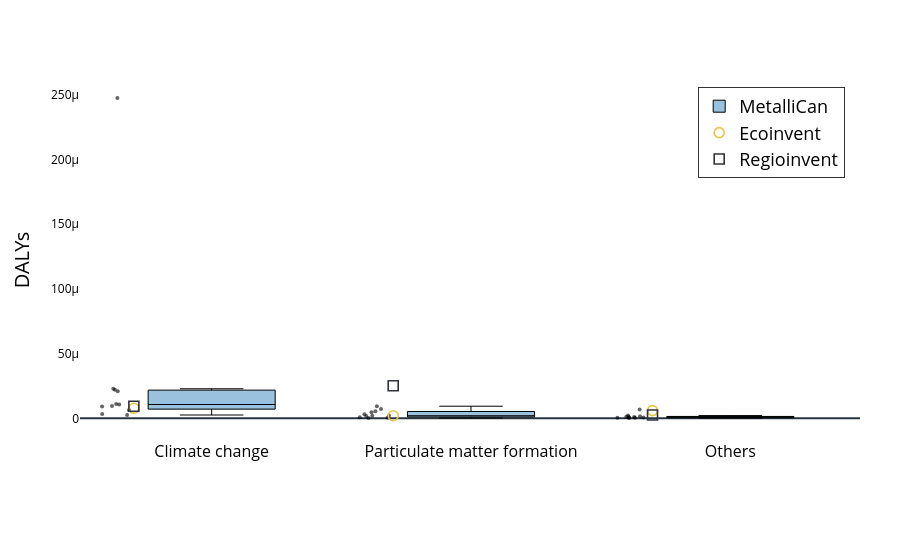

Notebook code cell kept with this figure:
### Code cell
plot_lcia_boxes_for_reference_product(
    df_hh,
    reference_product="Cu concentrate",
    yaxis_label="DALYs",
    title="Human health – Cu concentrate",
    output_html="results/Damages/boxplot_hh_cu.html"
)

### Figure 1 — Plotly figure (JSON) as saved in the notebook; plotly's stock layout.template omitted (floating-point values rounded to 4 significant figures)
{"data": [{"boxpoints": "all", "fillcolor": "rgba(31,119,180,0.45)", "hoverinfo": "text+y", "hovertext": ["Copper Mountain", "Copper Mountain", "Copper Mountain", "Gibraltar (Cu)", "Gibraltar (Cu)", "Gibraltar (Cu)", "Goldex (Cu)", "Goldex (Cu)", "Goldex (Cu)", "Highland Valley (Cu)", "Highland Valley (Cu)", "Highland Valley (Cu)", "Kidd Creek", "Kidd Creek", "Kidd Creek", "LaRonde (Cu)", "LaRonde (Cu)", "LaRonde (Cu)", "Mount Milligan", "Mount Milligan", "Mount Milligan", "Mount Polley", "Mount Polley", "Mount Polley", "New Afton", "New Afton", "New Afton", "Red Chris", "Red Chris", "Red Chris", "Snow Lake (Cu)", "Snow Lake (Cu)", "Snow Lake (Cu)"], "jitter": 0.35, "line": {"color": "black", "width": 1}, "marker": {"opacity": 0.6, "size": 4}, "name": "MetalliCan", "x": [0, 2, 1, 0, 2, 1, 0, 2, 1, 0, 2, 1, 0, 2, 1, 0, 2, 1, 0, 2, 1, 0, 2, 1, 0, 2, 1, 0, 2, 1, 0, 2, 1], "y": [2.093e-05, 1.196e-06, 5.491e-06, 2.286e-05, 2.152e-06, 4.81e-06, 9.467e-06, 1.034e-06, 1.932e-06, 1.071e-05, 7.036e-07, 3.273e-06, 2.601e-06, 4.484e-07, 3.822e-07, 6.463e-06, 5.084e-07, 1.758e-06, 9.143e-06, 1.57e-06, 8.397e-07, 2.212e-05, 1.239e-06, 7.192e-06, 3.443e-06, 2.509e-07, 2.869e-07, 0.0002476, 6.887e-06, 9.395e-06, 1.104e-05, 7.013e-07, 2.041e-06], "type": "box"}, {"marker": {"color": "#e8c547", "line": {"color": "black", "width": 1.6}, "size": 10, "symbol": "circle-open"}, "mode": "markers", "name": "Ecoinvent", "x": [-0.3, 1.7, 0.7], "y": [7.766e-06, 5.998e-06, 2.02e-06], "type": "scatter"}, {"marker": {"color": "#30323d", "line": {"color": "black", "width": 1.6}, "size": 10, "symbol": "square-open"}, "mode": "markers", "name": "Regioinvent", "x": [-0.3, 1.7, 0.7], "y": [9.347e-06, 2.574e-06, 2.526e-05], "type": "scatter"}], "layout": {"xaxis": {"tickfont": {"color": "black", "size": 16}, "tickmode": "array", "tickvals": [0, 1, 2], "ticktext": ["Climate change", "Particulate matter formation", "Others"]}, "yaxis": {"title": {"font": {"color": "black", "size": 20}, "text": "DALYs"}, "tickfont": {"color": "black"}, "showgrid": false}, "margin": {"l": 80, "r": 40, "t": 80, "b": 120}, "legend": {"title": {"font": {"color": "black", "size": 24}, "text": ""}, "font": {"color": "black", "size": 18}, "orientation": "v", "yanchor": "top", "y": 0.98, "xanchor": "right", "x": 0.98, "bgcolor": "rgba(255,255,255,0.9)", "bordercolor": "black", "borderwidth": 0.8}, "plot_bgcolor": "white", "paper_bgcolor": "white"}}
